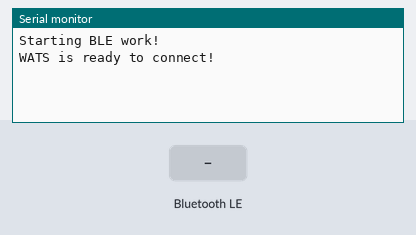
The sketch below on a simulated ESP32. Parts: the last lines printed to the serial monitor. The test bench sets the inputs (shaded band). Nothing arrives over Bluetooth unless stated; a phone connects over Bluetooth LE 3 s after start.

Above: at 1.2 s.
1.3 s: Bluetooth LE write "1" received
At 2.0 s:
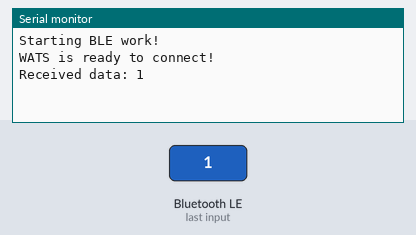
4.3 s: Bluetooth LE write "0" received
At 5.5 s:
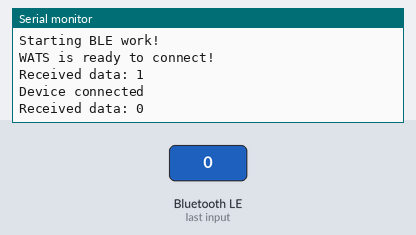
5.8 s: Bluetooth LE write "2" received
At 6.6 s:
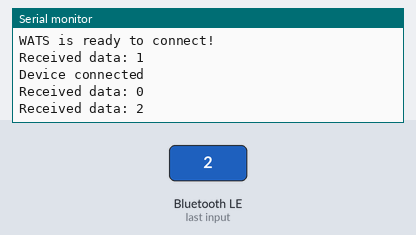

The sketch:

ESP32_BluetoothSendingDataToThirdPartyApp.ino
```cpp
/*
    Based on Neil Kolban's example for IDF:
    https://github.com/nkolban/esp32-snippets/blob/master/cpp_utils/tests/BLE%20Tests/SampleServer.cpp
    Ported to Arduino ESP32 by Evandro Copercini
    Updates by Chegewara
    Code modified by LapLogic to work with the WATS (Wireless Automotive Telemetry) device
*/

// Include necessary libraries for BLE functionality
#include <BLEDevice.h>
#include <BLEUtils.h>
#include <BLEServer.h>

// Define unique identifiers (UUIDs) for the service and characteristic.
// These UUIDs are used to identify the BLE service and the data being sent.
#define SERVICE_UUID "4fafc201-1fb5-459e-8fcc-c5c9c331914b"
#define CHARACTERISTIC_UUID "beb5483e-36e1-4688-b7f5-ea07361b26a8"

// Declare a global variable for the BLE characteristic.
BLECharacteristic *pCharacteristic;
bool alreadySent = true; //Illia, you do not need to add this

//Need to add these two classes.
// Server callback class to handle connection and disconnection events
class MyServerCallbacks : public BLEServerCallbacks {
  void onConnect(BLEServer *pServer) {
    Serial.println("Device connected");
    alreadySent=false; //Illia, you dont need to add this
  }

  void onDisconnect(BLEServer *pServer) {
    Serial.println("Device disconnected");
    BLEDevice::startAdvertising();  // Restart advertising after disconnection
    Serial.println("Restarted advertising");
  }
};

// Characteristic callback class to handle characteristic events (e.g., when data is written)
class MyCharacteristicCallbacks : public BLECharacteristicCallbacks {
  void onWrite(BLECharacteristic *pCharacteristic) {
    // Get the data written by the phone and convert it to std::string
    std::string receivedData = pCharacteristic->getValue().c_str();  // Convert to std::string

    // Check if the received data is not empty
    if (receivedData.length() > 0) {
      Serial.print("Received data: ");
      Serial.println(receivedData.c_str());  // Print the received data
    }
  }
};

void setup() {
  // Start the Serial communication at 115200 baud rate for debugging.
  Serial.begin(115200);
  Serial.println("Starting BLE work!");

  // Initialize the BLE device with the name "WATS".
  BLEDevice::init("WATS");

  // Create a BLE server instance that handles connections and services.
  BLEServer *pServer = BLEDevice::createServer();

//Illia have to add this line
  // Set custom server callbacks for connection and disconnection events
  pServer->setCallbacks(new MyServerCallbacks());

  // Create a BLE service using the defined SERVICE_UUID.
  BLEService *pService = pServer->createService(SERVICE_UUID);

  // Create a BLE characteristic for the service, with both read and write properties.
  pCharacteristic = pService->createCharacteristic(
    CHARACTERISTIC_UUID,
    BLECharacteristic::PROPERTY_READ | BLECharacteristic::PROPERTY_WRITE | BLECharacteristic::PROPERTY_NOTIFY);

//Illia you will have to modify this line
  // Assign our custom characteristic callback class to handle incoming data.
  pCharacteristic->setCallbacks(new MyCharacteristicCallbacks());

  // Set the initial value of the characteristic to "Engine RPM: 0".
  pCharacteristic->setValue("Engine RPM: 0");

  // Start the BLE service to make it available to clients.
  pService->start();

  // Get the advertising object for the BLE server.
  BLEAdvertising *pAdvertising = BLEDevice::getAdvertising();

  // Add the service UUID to the advertising data so clients can discover the service.
  pAdvertising->addServiceUUID(SERVICE_UUID);

  // Enable scan response to improve compatibility with iPhones and other devices.
  pAdvertising->setScanResponse(true);

  // Set preferred connection parameters.
  pAdvertising->setMinPreferred(0x06);
  pAdvertising->setMinPreferred(0x12);

  // Start advertising the BLE device.
  BLEDevice::startAdvertising();

  Serial.println("WATS is ready to connect!");
}


//Illia, there is nothing new to add in the loop
void loop() {
  if (!alreadySent) {
    delay(10000);
    // Example: Sending 31 bits (all 0's for this example)
    uint8_t bits[4] = { 0 };  // Create an array to hold the bytes (4 bytes = 32 bits)

    // Set the first 3 bytes to 0x00 (8 bits each)
    // The last byte will contain only 7 bits, so we set it to 0x00 as well
    bits[0] = 0b10101010;  // 8 bits
    bits[1] = 0b10101010;  // 8 bits
    bits[2] = 0b10101010;  // 8 bits
    bits[3] = 0b1010101;   // 7 bits (to represent the 31st bit, the 8th bit is unused)

    // Send the bits
    pCharacteristic->setValue(bits, sizeof(bits));                    // Send the byte array
    pCharacteristic->notify();                                        // Notify connected devices with the updated value
    Serial.println("Sent 31 bits: 0000000000000000000000000000000");  // Debug output
    alreadySent = true;  // Set the flag to true to avoid resending
  }
}
```

Measured:
- after the input at 1.3 s, the serial monitor: prints a new line at once (image 1)
- after the input at 4.3 s, the serial monitor: prints a new line at once (image 2)
- after the input at 5.8 s, the serial monitor: prints a new line at once (image 3)
